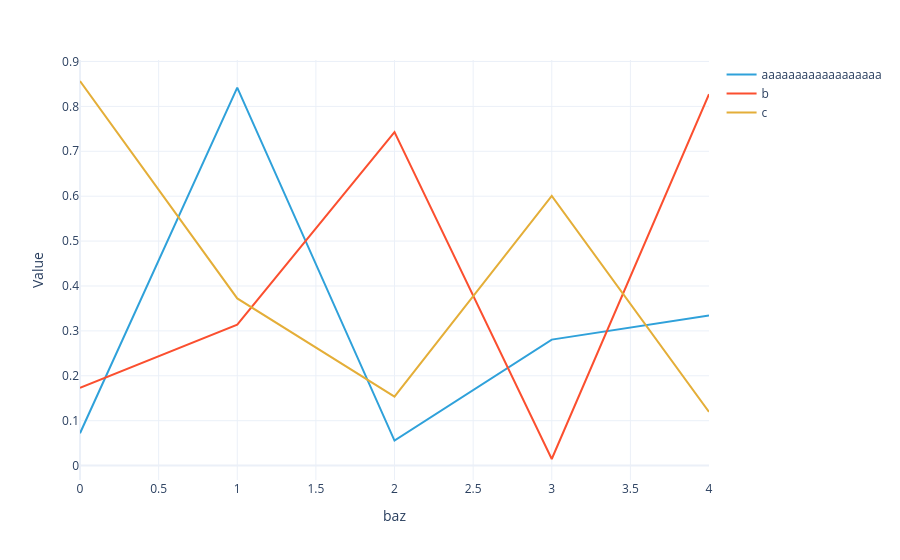

The notebook cell saved with this chart:
### Code cell
#|hide
plotly_dataarray(U3.array)

### Figure 1 — Plotly figure (JSON) as saved in the notebook; plotly's stock layout.template omitted (floating-point values rounded to 4 significant figures)
{"data": [{"hovertemplate": "foo=aaaaaaaaaaaaaaaaaa<br>baz=%{x}<br>Value=%{y}<extra></extra>", "legendgroup": "aaaaaaaaaaaaaaaaaa", "line": {"color": "#2fa1da", "dash": "solid"}, "marker": {"symbol": "circle"}, "mode": "lines", "name": "aaaaaaaaaaaaaaaaaa", "orientation": "v", "showlegend": true, "type": "scatter", "x": [0, 1, 2, 3, 4], "xaxis": "x", "y": [0.07206, 0.842, 0.05557, 0.2806, 0.3341], "yaxis": "y"}, {"hovertemplate": "foo=b<br>baz=%{x}<br>Value=%{y}<extra></extra>", "legendgroup": "b", "line": {"color": "#fb4f2f", "dash": "solid"}, "marker": {"symbol": "circle"}, "mode": "lines", "name": "b", "orientation": "v", "showlegend": true, "type": "scatter", "x": [0, 1, 2, 3, 4], "xaxis": "x", "y": [0.173, 0.3139, 0.7427, 0.01468, 0.8272], "yaxis": "y"}, {"hovertemplate": "foo=c<br>baz=%{x}<br>Value=%{y}<extra></extra>", "legendgroup": "c", "line": {"color": "#e4ae38", "dash": "solid"}, "marker": {"symbol": "circle"}, "mode": "lines", "name": "c", "orientation": "v", "showlegend": true, "type": "scatter", "x": [0, 1, 2, 3, 4], "xaxis": "x", "y": [0.8565, 0.3723, 0.1536, 0.6008, 0.1197], "yaxis": "y"}], "layout": {"legend": {"title": {}, "tracegroupgap": 0}, "margin": {"t": 60}, "xaxis": {"anchor": "y", "domain": [0, 1], "title": {"text": "baz"}}, "yaxis": {"anchor": "x", "domain": [0, 1], "title": {"text": "Value"}}}}
